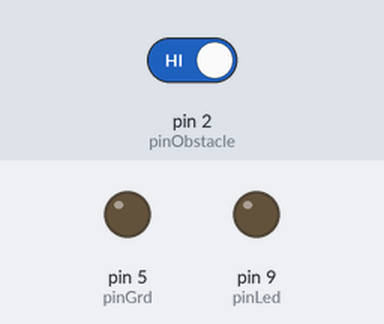
Simulated run of this sketch. Board: Arduino Uno, built with avr-gcc and run on an emulated ATmega328P. Shown: output pins drawn as LEDs (lit = HIGH). Inputs (shaded band) come from the test bench; at power-on: pin 2 (pinObstacle) HIGH. Pins used as bus, display or sensor lines are not drawn.

Above: at 1.2 s.
1.3 s: pin 2 (pinObstacle) driven LOW
At 2.3 s:
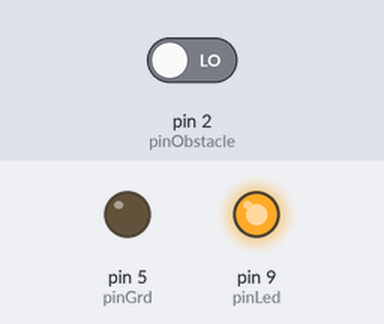
2.8 s: pin 2 (pinObstacle) driven HIGH
At 3.8 s:
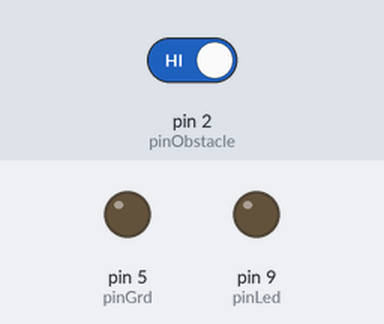
Timing chart, 0 to 5.8 s (numbered marks = the images above; inputs shaded):
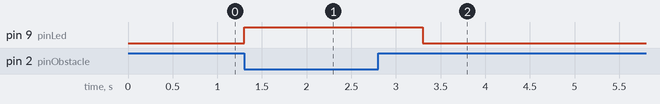

The sketch:

InfraredSensorWithLed.ino
```cpp
//Ground and Vcc pins
const int pinGrd = 5, pinVcc = 4;

//Infrared sensor module (obstacle avoidance)
const int pinObstacle = 2;
int isObstacle = HIGH;

//LED Pin
const int pinLed = 9;

void setup(){
  pinMode(pinVcc, OUTPUT);
  pinMode(pinGrd, OUTPUT);
  digitalWrite(pinVcc, HIGH);
  digitalWrite(pinGrd, LOW);

  pinMode(pinObstacle, INPUT);
  pinMode(pinLed, OUTPUT);
}

void loop(){
  isObstacle = digitalRead(pinObstacle);

  if(isObstacle == LOW){
    digitalWrite(pinLed, HIGH);
    delay(1000);
  }else{
    digitalWrite(pinLed, LOW);
  }
}
```

Measured:
- after the input at 1.3 s, pin 9 (pinLed): LOW → HIGH at once
- after the input at 2.8 s, pin 9 (pinLed): HIGH → LOW after 0.50 s
